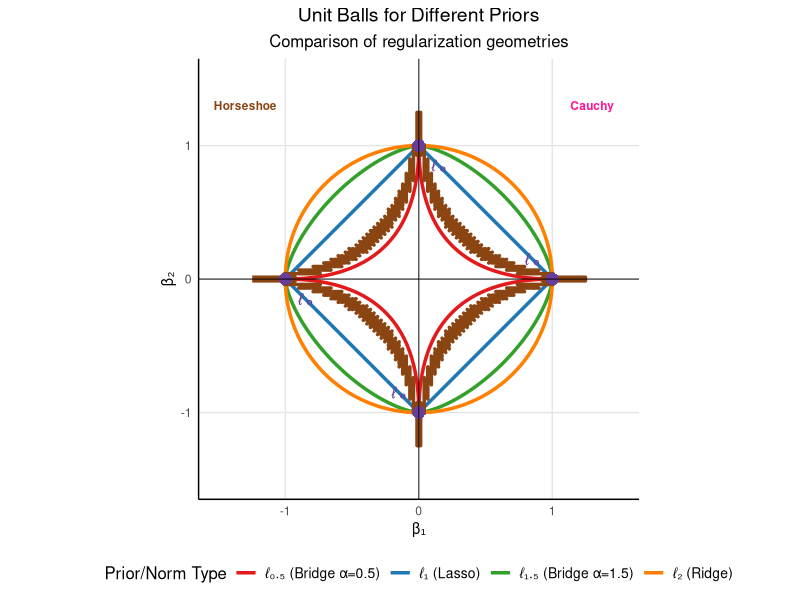
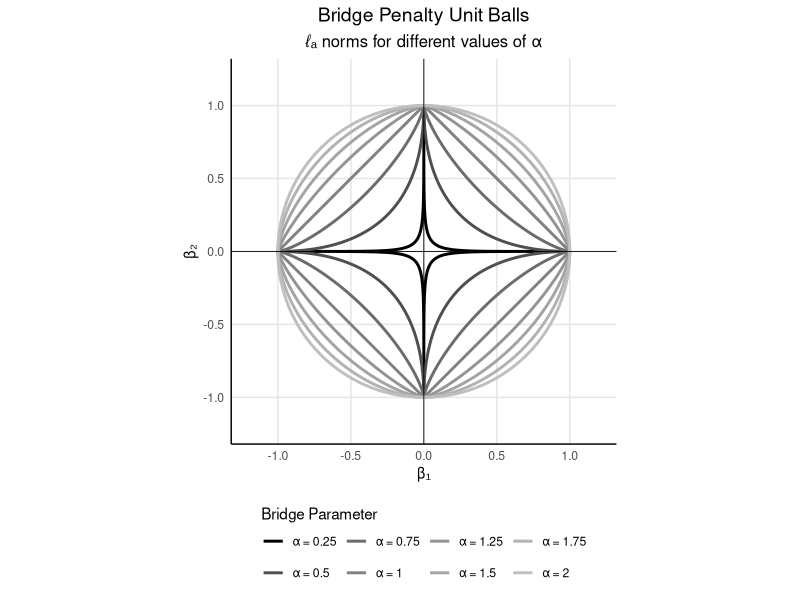
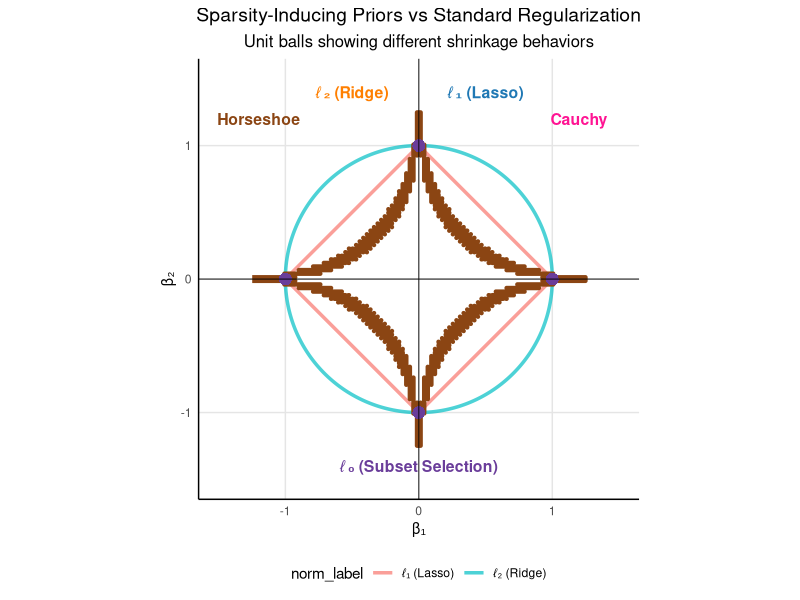
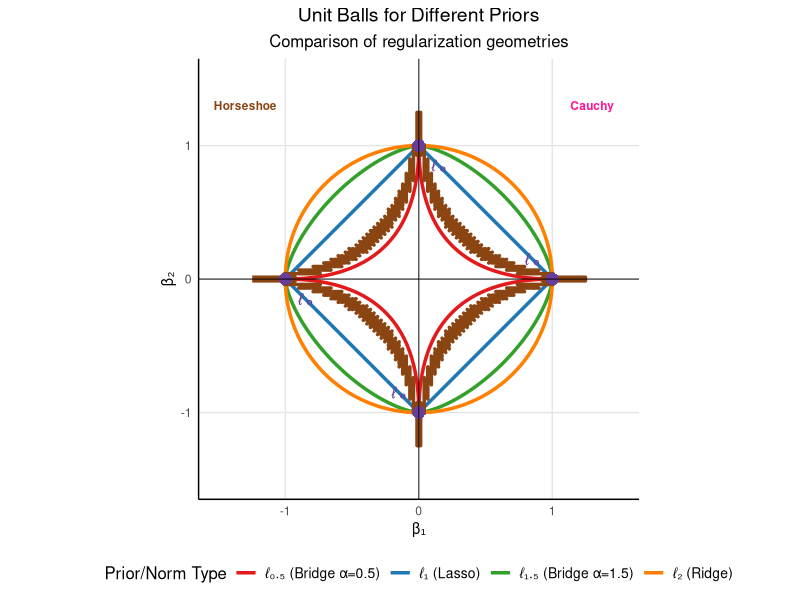
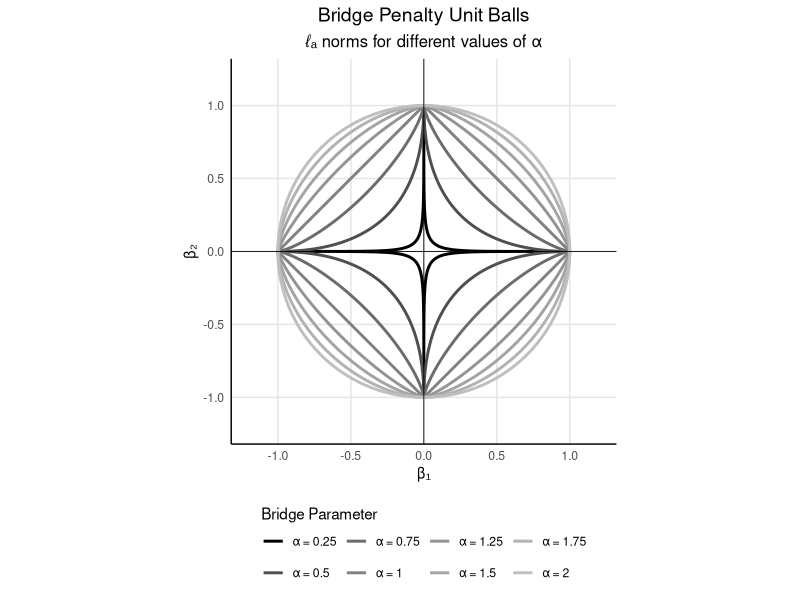
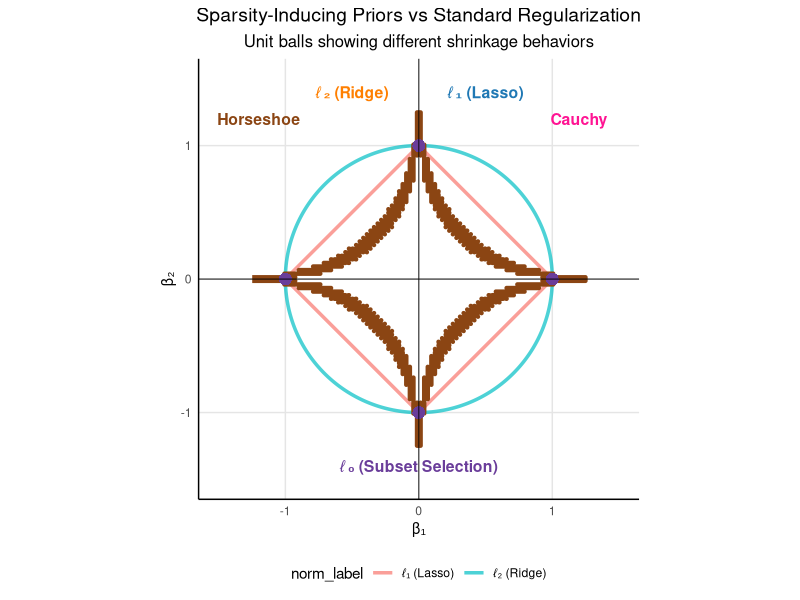

Source code (R) for these figures, in order:
# Reproduce fig-horseshoe: Unit balls for different norms
library(ggplot2)
library(dplyr)
library(gridExtra)

# Function to generate unit ball for L_p norm
generate_unit_ball <- function(p, n_points = 1000) {
  if (p == 0) {
    # L_0 "norm" - just the coordinate axes
    data.frame(
      x = c(-1, 1, 0, 0),
      y = c(0, 0, -1, 1),
      norm = "L_0"
    )
  } else if (p == Inf) {
    # L_infinity norm - square
    t <- seq(0, 2*pi, length.out = n_points)
    x <- sign(cos(t))
    y <- sign(sin(t))
    data.frame(x = x, y = y, norm = "L_inf")
  } else {
    # General L_p norm
    # Parametric representation: x = sign(cos(t))|cos(t)|^(2/p), y = sign(sin(t))|sin(t)|^(2/p)
    t <- seq(0, 2*pi, length.out = n_points)
    x <- sign(cos(t)) * abs(cos(t))^(2/p)
    y <- sign(sin(t)) * abs(sin(t))^(2/p)
    data.frame(x = x, y = y, norm = paste0("L_", p))
  }
}

# Function to generate unit ball for Cauchy prior
# Penalty: phi(theta) = log(1 + theta1^2) + log(1 + theta2^2)
# Unit ball: phi(theta) <= c for some constant c
generate_cauchy_ball <- function(penalty_level = 2, n_points = 1000) {
  # Use numerical approach to find contour
  # Create a grid and find points where penalty approx. penalty_level
  
  theta_range <- seq(-3, 3, length.out = 200)
  grid <- expand.grid(theta1 = theta_range, theta2 = theta_range)
  
  # Cauchy penalty: sum of log(1 + theta_i^2) for independent components
  grid$penalty <- log(1 + grid$theta1^2) + log(1 + grid$theta2^2)
  
  # Find contour at specified penalty level
  # Use a tolerance for numerical contour finding
  tolerance <- 0.1
  contour_points <- grid[abs(grid$penalty - penalty_level) < tolerance, ]
  
  if (nrow(contour_points) > 0) {
    # Sort by angle to create smooth curve
    contour_points$angle <- atan2(contour_points$theta2, contour_points$theta1)
    contour_points <- contour_points[order(contour_points$angle), ]
    
    data.frame(
      x = contour_points$theta1,
      y = contour_points$theta2,
      norm = "Cauchy"
    )
  } else {
    # Fallback: approximate circle
    t <- seq(0, 2*pi, length.out = n_points)
    r <- sqrt(exp(penalty_level) - 1)  # Approximate radius
    data.frame(
      x = r * cos(t),
      y = r * sin(t),
      norm = "Cauchy"
    )
  }
}

# Function to generate unit ball for Horseshoe prior
# Penalty: phi(theta_i) = -log(log(1 + 2*tau^2/theta_i^2))
# For multivariate: sum over components
generate_horseshoe_ball <- function(tau = 0.5, penalty_level = 0, n_points = 1000) {
  # Horseshoe penalty function for each component
  horseshoe_penalty <- function(theta, tau) {
    # Handle theta = 0 case
    theta[theta == 0] <- 1e-10
    -log(log(1 + 2*tau^2/theta^2))
  }
  
  # Use numerical approach
  theta_range <- seq(-2, 2, length.out = 150)
  grid <- expand.grid(theta1 = theta_range, theta2 = theta_range)
  
  # Remove points too close to origin to avoid numerical issues
  grid <- grid[sqrt(grid$theta1^2 + grid$theta2^2) > 0.05, ]
  
  # Compute penalty for each point
  penalty1 <- horseshoe_penalty(grid$theta1, tau)
  penalty2 <- horseshoe_penalty(grid$theta2, tau)
  grid$penalty <- penalty1 + penalty2
  
  # Find contour at specified penalty level
  tolerance <- 0.3
  contour_points <- grid[abs(grid$penalty - penalty_level) < tolerance, ]
  
  if (nrow(contour_points) > 0) {
    # Sort by angle for smooth curve
    contour_points$angle <- atan2(contour_points$theta2, contour_points$theta1)
    contour_points <- contour_points[order(contour_points$angle), ]
    
    data.frame(
      x = contour_points$theta1,
      y = contour_points$theta2,
      norm = paste0("Horseshoe(τ=", tau, ")")
    )
  } else {
    # Fallback: return empty data frame
    data.frame(x = numeric(0), y = numeric(0), norm = character(0))
  }
}

# Generate data for different norms
norms_to_plot <- c(0.5, 1, 1.5, 2)
colors <- c("#E31A1C", "#1F78B4", "#33A02C", "#FF7F00")

plot_data <- do.call(rbind, lapply(seq_along(norms_to_plot), function(i) {
  p <- norms_to_plot[i]
  df <- generate_unit_ball(p)
  df$norm_label <- case_when(
    p == 0.5 ~ "ℓ₀.₅ (Bridge α=0.5)",
    p == 1 ~ "ℓ₁ (Lasso)",
    p == 1.5 ~ "ℓ₁.₅ (Bridge α=1.5)", 
    p == 2 ~ "ℓ₂ (Ridge)",
    TRUE ~ paste0("ℓ", p)
  )
  df$color_group <- i
  df
}))

# Add Cauchy and Horseshoe unit balls
cauchy_data <- generate_cauchy_ball(penalty_level = 2.5)
cauchy_data$norm_label <- "Cauchy Prior"
cauchy_data$color_group <- 6

horseshoe_data <- generate_horseshoe_ball(tau = 0.3, penalty_level = 0)
horseshoe_data$norm_label <- "Horseshoe Prior (τ=0.3)"
horseshoe_data$color_group <- 7

# Add L_0 "norm" as discrete points
l0_data <- data.frame(
  x = c(-1, 1, 0, 0),
  y = c(0, 0, -1, 1),
  norm_label = "ℓ₀ (Subset Selection)",
  color_group = 5
)

# Create the main plot
p1 <- ggplot() +
  # Plot the continuous norms
  geom_path(data = plot_data, 
            aes(x = x, y = y, color = norm_label), 
            linewidth = 1.2) +
  # Add Cauchy contour
  geom_path(data = cauchy_data,
            aes(x = x, y = y),
            color = "#FF1493", linewidth = 1.2) +
  # Add Horseshoe contour  
  geom_path(data = horseshoe_data,
            aes(x = x, y = y),
            color = "#8B4513", linewidth = 1.2) +
  # Add L_0 points
  geom_point(data = l0_data, 
             aes(x = x, y = y), 
             color = "#6A3D9A", size = 4, shape = 16) +
  # Styling
  scale_color_manual(values = c("#E31A1C", "#1F78B4", "#33A02C", "#FF7F00")) +
  coord_fixed() +
  xlim(-1.5, 1.5) +
  ylim(-1.5, 1.5) +
  labs(
    title = "Unit Balls for Different Priors",
    subtitle = "Comparison of regularization geometries",
    x = "β₁",
    y = "β₂",
    color = "Prior/Norm Type"
  ) +
  theme_minimal() +
  theme(
    panel.grid.major = element_line(color = "gray90", linewidth = 0.5),
    panel.grid.minor = element_blank(),
    axis.line = element_line(color = "black"),
    legend.position = "bottom",
    legend.title = element_text(size = 12),
    legend.text = element_text(size = 10),
    plot.title = element_text(size = 14, hjust = 0.5),
    plot.subtitle = element_text(size = 12, hjust = 0.5)
  ) +
  geom_hline(yintercept = 0, color = "black", linewidth = 0.3) +
  geom_vline(xintercept = 0, color = "black", linewidth = 0.3)

# Add manual legend entries for Cauchy and Horseshoe
p1 <- p1 + 
  # Annotations for non-standard priors
  annotate("text", x = 1.3, y = 1.3, label = "Cauchy", 
           color = "#FF1493", size = 3, fontface = "bold") +
  annotate("text", x = -1.3, y = 1.3, label = "Horseshoe", 
           color = "#8B4513", size = 3, fontface = "bold") +
  # L_0 annotations
  annotate("text", x = 0.15, y = 0.85, label = "ℓ₀", 
           color = "#6A3D9A", size = 4, fontface = "bold") +
  annotate("text", x = 0.85, y = 0.15, label = "ℓ₀", 
           color = "#6A3D9A", size = 4, fontface = "bold") +
  annotate("text", x = -0.15, y = -0.85, label = "ℓ₀", 
           color = "#6A3D9A", size = 4, fontface = "bold") +
  annotate("text", x = -0.85, y = -0.15, label = "ℓ₀", 
           color = "#6A3D9A", size = 4, fontface = "bold")

print(p1)

# Save the plot
ggsave("fig/fig_horseshoe_reproduction.png", p1, width = 10, height = 8, dpi = 300)

# Create a more detailed version with more bridge norms
bridge_alphas <- c(0.25, 0.5, 0.75, 1, 1.25, 1.5, 1.75, 2)
bridge_colors <- grey.colors(length(bridge_alphas), start = 0, end = 0.75)

bridge_data <- do.call(rbind, lapply(seq_along(bridge_alphas), function(i) {
  alpha <- bridge_alphas[i]
  df <- generate_unit_ball(alpha)
  df$alpha <- alpha
  df$alpha_label <- paste0("α = ", alpha)
  df
}))

p2 <- ggplot() +
  geom_path(data = bridge_data, 
            aes(x = x, y = y, color = alpha_label), 
            linewidth = 1) +
  scale_color_manual(values = bridge_colors) +
  coord_fixed() +
  xlim(-1.2, 1.2) +
  ylim(-1.2, 1.2) +
  labs(
    title = "Bridge Penalty Unit Balls",
    subtitle = "ℓₐ norms for different values of α",
    x = "β₁",
    y = "β₂",
    color = "Bridge Parameter"
  ) +
  theme_minimal() +
  theme(
    panel.grid.major = element_line(color = "gray90", linewidth = 0.5),
    panel.grid.minor = element_blank(),
    axis.line = element_line(color = "black"),
    legend.position = "bottom",
    plot.title = element_text(size = 14, hjust = 0.5),
    plot.subtitle = element_text(size = 12, hjust = 0.5)
  ) +
  geom_hline(yintercept = 0, color = "black", linewidth = 0.3) +
  geom_vline(xintercept = 0, color = "black", linewidth = 0.3) +
  guides(color = guide_legend(nrow = 2, title.position = "top"))

print(p2)

# Save the detailed bridge plot
ggsave("fig/fig_bridge_detailed.png", p2, width = 5, height = 6, dpi = 300)

# Create a specialized plot focusing on sparsity-inducing priors
p3 <- ggplot() +
  # Standard norms for comparison
  geom_path(data = plot_data[plot_data$norm_label %in% c("ℓ₁ (Lasso)", "ℓ₂ (Ridge)"), ], 
            aes(x = x, y = y, color = norm_label), 
            linewidth = 1.2, alpha = 0.7) +
  # Sparsity-inducing priors
  geom_path(data = cauchy_data,
            aes(x = x, y = y),
            color = "#FF1493", linewidth = 1.5) +
  geom_path(data = horseshoe_data,
            aes(x = x, y = y),
            color = "#8B4513", linewidth = 1.5) +
  # L_0 points
  geom_point(data = l0_data, 
             aes(x = x, y = y), 
             color = "#6A3D9A", size = 4, shape = 16) +
  coord_fixed() +
  xlim(-1.5, 1.5) +
  ylim(-1.5, 1.5) +
  labs(
    title = "Sparsity-Inducing Priors vs Standard Regularization",
    subtitle = "Unit balls showing different shrinkage behaviors",
    x = "β₁",
    y = "β₂"
  ) +
  theme_minimal() +
  theme(
    panel.grid.major = element_line(color = "gray90", linewidth = 0.5),
    panel.grid.minor = element_blank(),
    axis.line = element_line(color = "black"),
    legend.position = "bottom",
    plot.title = element_text(size = 14, hjust = 0.5),
    plot.subtitle = element_text(size = 12, hjust = 0.5)
  ) +
  geom_hline(yintercept = 0, color = "black", linewidth = 0.3) +
  geom_vline(xintercept = 0, color = "black", linewidth = 0.3) +
  # Add legend manually since we have mixed geoms
  annotate("text", x = -0.5, y = 1.4, label = "ℓ₂ (Ridge)", 
           color = "#FF7F00", size = 4, fontface = "bold") +
  annotate("text", x = 0.5, y = 1.4, label = "ℓ₁ (Lasso)", 
           color = "#1F78B4", size = 4, fontface = "bold") +
  annotate("text", x = 1.2, y = 1.2, label = "Cauchy", 
           color = "#FF1493", size = 4, fontface = "bold") +
  annotate("text", x = -1.2, y = 1.2, label = "Horseshoe", 
           color = "#8B4513", size = 4, fontface = "bold") +
  annotate("text", x = 0, y = -1.4, label = "ℓ₀ (Subset Selection)", 
           color = "#6A3D9A", size = 4, fontface = "bold")

print(p3)

# Save the sparsity comparison plot
ggsave("fig/fig_sparsity_priors.png", p3, width = 10, height = 8, dpi = 300)

cat("Figures saved as:\n")
cat("- fig_horseshoe_reproduction.png (main reproduction with Cauchy & Horseshoe)\n")
cat("- fig_bridge_detailed.png (detailed bridge norms)\n")
cat("- fig_sparsity_priors.png (sparsity-inducing priors comparison)\n") 
